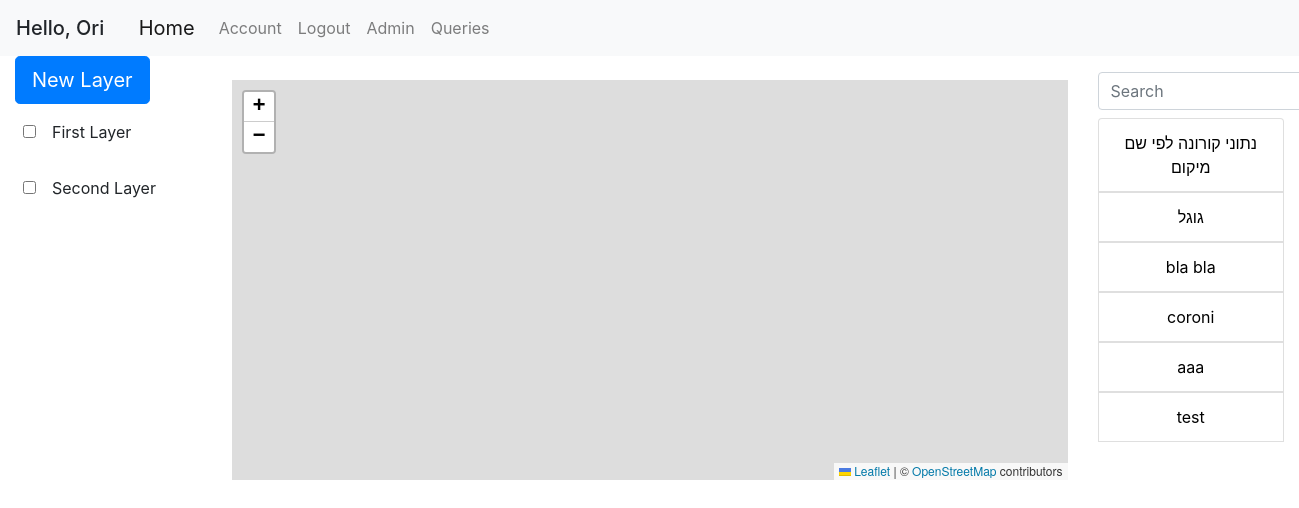
The app's page /home (signed in), older data.
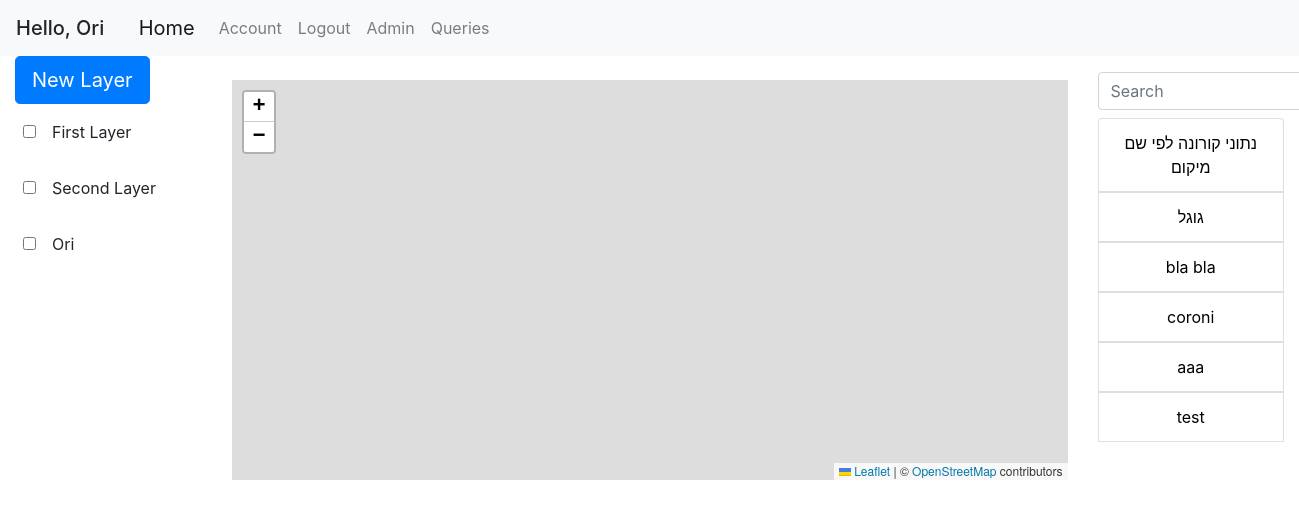
The same page, newer data.
### geoportal/models.py (models this page shows, shortened)
class User(db.Model, UserMixin):
    id = db.Column(db.Integer, primary_key=True)
    username = db.Column(db.String(20), unique=True, nullable=False)
    email = db.Column(db.String(120), unique=True, nullable=False)
    first_name = db.Column(db.String(20), nullable=False, default='')
    last_name = db.Column(db.String(20), nullable=False, default='')
    password = db.Column(db.String(60), nullable=False)
    roles = db.relationship('Role', secondary='user_roles')
    layers = db.relationship('Layer', backref='user', lazy=True)
    queries = db.relationship('Query', backref='user', lazy=True)

class Layer(db.Model):
    id = db.Column(db.Integer, primary_key=True)
    name = db.Column(db.String(100), nullable=False)
    user_id = db.Column(db.Integer, db.ForeignKey('user.id'), nullable=False)
    default_color = db.Column(db.String(20), default='blue')
    points = db.relationship('Point', backref='layer', lazy=True)
    polygons = db.relationship('Polygon', backref='layer', lazy=True)

class Query(db.Model):
    id = db.Column(db.Integer, primary_key=True)
    user_id = db.Column(db.Integer, db.ForeignKey('user.id'), nullable=False, default=0)
    query_name = db.Column(db.String(120))
    db_name = db.Column(db.String(20))
    date_uploaded = db.Column(db.DateTime, nullable=False, default=datetime.datetime.now)
    last_update_time = db.Column(db.DateTime, nullable=False, default=datetime.datetime.now)
    query_text = db.Column(db.Text, nullable=False, default='')
    parameters = db.relationship('QueryTextParameters', backref='query', lazy=True)

### geoportal/views.py (the view)
@app.route('/')
@app.route('/home')
def home():
    queries = Query.query.all()
    layers = Layer.query.filter_by(user_id=current_user.id).all()
    return render_template('home.html', queries=queries, layers=layers)

### geoportal/models.py (called while the page is built)
@login_manager.user_loader
def load_user(user_id):
    return User.query.get(int(user_id))

### geoportal/templates/home.html (shortened to what this page needs)
{% extends "base.html" %}
{% block left_sidebar %}
<button type="button" class="btn btn-primary btn-lg" data-toggle="modal" data-target="#add-layer">
  New Layer
</button>
{% for layer in layers %}
<div class="row ml-2 mt-3">
    <label class="checkbox mr-3">
        <input type="checkbox" id="checkbox-{{ layer.id }}" onclick="toggleLayer({{ layer.id }})">
    </label>
    <p>{{ layer.name }}</p>
</div>
{% endfor %}
{% endblock left_sidebar %}
{% block content %}
<div id="myMap" class="mt-4"></div>
{% endblock content %}
{% block right_sidebar %}
<form class="form-inline my-2 my-lg-0">
    <input class="form-control mr-sm-2 mt-3 mb-2" type="search" placeholder="Search" aria-label="Search" id="queries_search" onkeyup="filterQueries()">
</form>
<div class="list-group">
{% for query in queries %}
        <button name="query-selector" class="list-group-item" id="{{ query.id }}">{{ query.query_name }}</button>
{% endfor %}
</div>
{% endblock right_sidebar %}

### geoportal/templates/base.html (shortened to what this page needs)
<!DOCTYPE html>
<html lang="en">
<head>
    <link rel="stylesheet" href="/static/css/bootstrap.css"/>
    <link rel="stylesheet" href="/static/css/style.css"/>
    <link rel="stylesheet" href="https://unpkg.com/leaflet@1.6.0/dist/leaflet.css"
/>
    <link rel="stylesheet" href="https://cdnjs.cloudflare.com/ajax/libs/leaflet.draw/0.4.2/leaflet.draw.css"/>
    <link rel="stylesheet" href="//cdn.datatables.net/1.10.20/css/jquery.dataTables.min.css">
</head>
<body>
    <header class="site-header">
        <nav class="navbar navbar-expand-lg navbar-fixed-top navbar-light bg-light">
            {% if current_user.is_authenticated %}
            <h5 class="mt-2">Hello, {{ current_user.first_name }}</h5>
            {% endif %}
            <div class="container">
                <a class="navbar-brand" href="{{ url_for('home') }}">Home</a>
                <div class="collapse navbar-collapse" id="navbarSupportedContent">
                    <ul class="navbar-nav mr-auto">
                        {% if current_user.is_authenticated %}
                            <li class="nav-item"><a class="nav-link" href="{{ url_for('account') }}">Account</a></li>
                            <li class="nav-item"><a class="nav-link" href="{{ url_for('logout') }}">Logout</a></li>
                            <li class="nav-item"><a class="nav-link" href="{{ url_for('admin.index') }}">Admin</a></li>
                            <li class="nav-item"><a class="nav-link" href="{{ url_for('queries') }}">Queries</a></li>
                        {% else %}
                            <li class="nav-item"><a class="nav-link" href="{{ url_for('login') }}">Login</a></li>
                            <li class="nav-item"><a class="nav-link" href="{{ url_for('register') }}">Register</a></li>
                        {% endif %}
                    </ul>
                </div>
            </div>
        </nav>
    </header>
    <div class="container-fluid" id="content">
        <div class="row">
            <div class="col-md-2 sidebar">
                {% block left_sidebar %}{% endblock %}
            </div>
            <div class="col-md-8 main">
                {% block content %}{% endblock %}
            </div>
            <div class="col-md-2 sidebar" id="right-sidebar">
                {% block right_sidebar %}{% endblock %}
            </div>
        </div>
    </div>
</body>
</html>

### geoportal/static/css/style.css (style rules this page uses)
#myMap { height: 400px; }

Row changes from the older to the newer data that the page shows:
added Layer: name "Ori"
